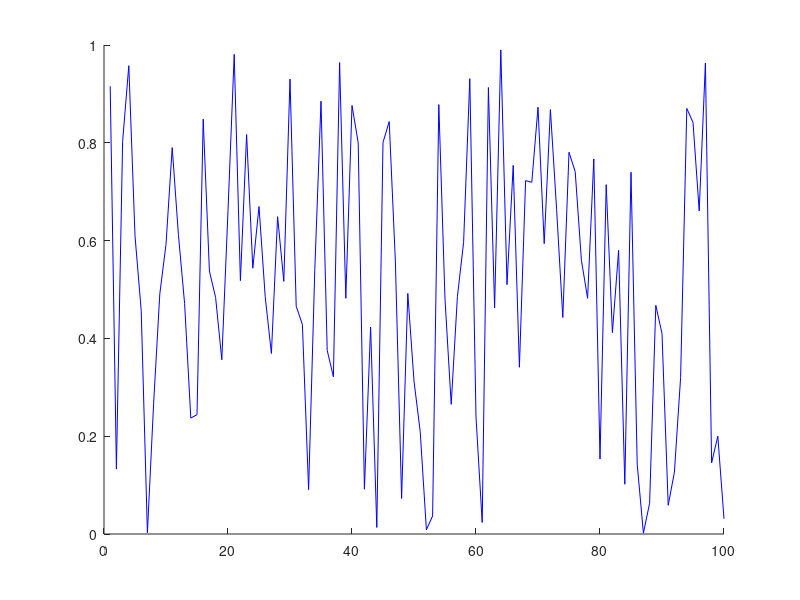

MATLAB code to generate this figure: (Note: this script raises an error after producing the figure.)
 %%%%%%%%%%%%%%%%%%%%%%%%%%%%%%%%%%%%%%%%%%%%%%%%%%%%%%%%%%%%%%%%%%%%%%%%%%%%%%%%
% NAME: magnifyOnFigure_examples
% 
% AUTHOR: David Fernandez Prim (david.fernandez.prim@gmail.com)
%
% PURPOSE: Shows the funcionality of 'magnifyOnFigure'
% 
% %%%%%%%%%%%%%%%%%%%%%%%%%%%%%%%%%%%%%%%%%%%%%%%%%%%%%%%%%%%%%%%%%%%%%%%%%%%%%%%%
% clc;
% clear all
% close all

%% %%%%%%%%%%%%%%%%%%%%%%%%%%%%%%%%%%%%%%%%%%%%%%%%%%%%%%%%%%%%%%%%%%%%%%%%%%%%%
% Default interactive mode
%%%%%%%%%%%%%%%%%%%%%%%%%%%%%%%%%%%%%%%%%%%%%%%%%%%%%%%%%%%%%%%%%%%%%%%%%%%%%%%%
close all;
disp( sprintf('This is the default interactive operation mode of ''magnifyOnFigure''') ) 
fig = figure;
hold on;
plot(rand(100,1), 'b'); plot(rand(300, 1), 'r', 'LineSmooth','on'); 
grid on;
hold off;
magnifyOnFigure;
disp('Press a key...')
pause;

%% %%%%%%%%%%%%%%%%%%%%%%%%%%%%%%%%%%%%%%%%%%%%%%%%%%%%%%%%%%%%%%%%%%%%%%%%%%%%%
% Figure handle passed as an input argument
%%%%%%%%%%%%%%%%%%%%%%%%%%%%%%%%%%%%%%%%%%%%%%%%%%%%%%%%%%%%%%%%%%%%%%%%%%%%%%%%
close all;
disp( sprintf('The figure handle is here passed as an input argument.') ) 
fig = figure;
hold on;
plot(rand(100,1), 'b'); plot(rand(300, 1), 'r'); 
grid on;
hold off;
magnifyOnFigure(fig);
disp('Press a key...')
pause;


%% %%%%%%%%%%%%%%%%%%%%%%%%%%%%%%%%%%%%%%%%%%%%%%%%%%%%%%%%%%%%%%%%%%%%%%%%%%%%%
% Properties (in interactive mode)
%%%%%%%%%%%%%%%%%%%%%%%%%%%%%%%%%%%%%%%%%%%%%%%%%%%%%%%%%%%%%%%%%%%%%%%%%%%%%%%%
close all;
disp( sprintf('Playing arround with the properties in interactive mode...') ) 
figHandler = figure;
hold on;
plot(rand(100,1), 'b'); plot(rand(300, 1), 'r'); 
grid on;
hold off; 
ylim([0 2]);
magnifyOnFigure(...
        figHandler,...
        'units', 'pixels',...
        'magnifierShape', 'ellipse',...
        'initialPositionSecondaryAxes', [326.933 259.189 164.941 102.65],...
        'initialPositionMagnifier',     [174.769 49.368 14.1164 174.627],...    
        'mode', 'interactive',...    
        'displayLinkStyle', 'straight',...        
        'edgeWidth', 2,...
        'edgeColor', 'black',...
        'secondaryAxesFaceColor', [0.91 0.91 0.91]... 
            ); 
disp('Press a key...')
pause;


%% %%%%%%%%%%%%%%%%%%%%%%%%%%%%%%%%%%%%%%%%%%%%%%%%%%%%%%%%%%%%%%%%%%%%%%%%%%%%%
% Properties (in manual mode)
%%%%%%%%%%%%%%%%%%%%%%%%%%%%%%%%%%%%%%%%%%%%%%%%%%%%%%%%%%%%%%%%%%%%%%%%%%%%%%%%
close all;
disp( sprintf('Or in manual mode.') ) 
figHandler = figure;
hold on;
plot(rand(100,1), 'b'); plot(rand(300, 1), 'r'); 
grid on;
hold off; 
ylim([0 2]);
magnifyOnFigure(...
        figHandler,...
        'units', 'pixels',...
        'initialPositionSecondaryAxes', [326.933 259.189 164.941 102.65],...
        'initialPositionMagnifier',     [174.769 49.368 14.1164 174.627],...    
        'mode', 'manual',...    
        'displayLinkStyle', 'straight',...        
        'edgeWidth', 2,...
        'edgeColor', 'black',...
        'secondaryAxesFaceColor', [0.91 0.91 0.91]... 
            ); 
disp('Press a key...')
pause;


%% %%%%%%%%%%%%%%%%%%%%%%%%%%%%%%%%%%%%%%%%%%%%%%%%%%%%%%%%%%%%%%%%%%%%%%%%%%%%%
% Working on images also
%%%%%%%%%%%%%%%%%%%%%%%%%%%%%%%%%%%%%%%%%%%%%%%%%%%%%%%%%%%%%%%%%%%%%%%%%%%%%%%%
close all;
disp( sprintf('How the tool works on images.') ) 
h = figure; 
load clown; 
image(X); 
colormap(map) ; 
axis image
magnifyOnFigure(h, 'displayLinkStyle', 'straight',...
                    'EdgeColor', 'white',...
                    'magnifierShape', 'rectangle',...
                    'frozenZoomAspectratio', 'on',...
                    'edgeWidth', 2);
                
disp('Press a key...')
pause;
close all
                
             

%% %%%%%%%%%%%%%%%%%%%%%%%%%%%%%%%%%%%%%%%%%%%%%%%%%%%%%%%%%%%%%%%%%%%%%%%%%%%%%
% Working on contour plots
%%%%%%%%%%%%%%%%%%%%%%%%%%%%%%%%%%%%%%%%%%%%%%%%%%%%%%%%%%%%%%%%%%%%%%%%%%%%%%%%
close all;
disp( sprintf('How the tool works on contour plots.') ) 
scrsz = get(0, 'ScreenSize');
h = figure('Position', [0.01*scrsz(3), 0.25*scrsz(4), 0.65*scrsz(3), 0.60*scrsz(4)]);
load clown;
hc1 = contour(X, 'LineWidth', 2);
axis image

magnifyOnFigure;

disp('Press a key...')
pause;
close all


%% %%%%%%%%%%%%%%%%%%%%%%%%%%%%%%%%%%%%%%%%%%%%%%%%%%%%%%%%%%%%%%%%%%%%%%%%%%%%%
% Properties (in interactive mode)
%%%%%%%%%%%%%%%%%%%%%%%%%%%%%%%%%%%%%%%%%%%%%%%%%%%%%%%%%%%%%%%%%%%%%%%%%%%%%%%%
close all;
disp( sprintf('Using multiple magnifiers on the same axis...') ) 
figHandler = figure;
hold on;
plot(rand(100,1), 'b'); plot(rand(300, 1), 'r'); 
grid on;
hold off; 
ylim([0 2]);

magnifyOnFigure(...
        figHandler,...
        'units', 'pixels',...
        'magnifierShape', 'rectangle',...
        'initialPositionSecondaryAxes', [105.6 278.81 130.2 102.69],...
        'initialPositionMagnifier',     [106.56 47.2 18.6823 186.519],...    
        'mode', 'interactive',...    
        'displayLinkStyle', 'straight',...        
        'edgeWidth', 2,...
        'edgeColor', 'black',...
        'secondaryAxesFaceColor', [0.91 0.91 0.91]... 
            );   

magnifyOnFigure(...
        figHandler,...
        'units', 'pixels',...
        'magnifierShape', 'rectangle',...
        'initialPositionSecondaryAxes', [365.6 275.81 130.2 102.69],...
        'initialPositionMagnifier',     [211.459 47.2 18.6823 186.519],...    
        'mode', 'interactive',...    
        'displayLinkStyle', 'straight',...        
        'edgeWidth', 2,...
        'edgeColor', 'black',...
        'secondaryAxesFaceColor', [0.91 0.91 0.91]... 
            );   
        
magnifyOnFigure(...
        figHandler,...
        'units', 'pixels',...
        'magnifierShape', 'rectangle',...
        'initialPositionSecondaryAxes', [364.6 78.81 130.2 102.69],...
        'initialPositionMagnifier',     [270.827 47.2 18.6823 186.519],...    
        'mode', 'interactive',...    
        'displayLinkStyle', 'straight',...        
        'edgeWidth', 2,...
        'edgeColor', 'black',...
        'secondaryAxesFaceColor', [0.91 0.91 0.91]... 
            ); 
        
     
        
